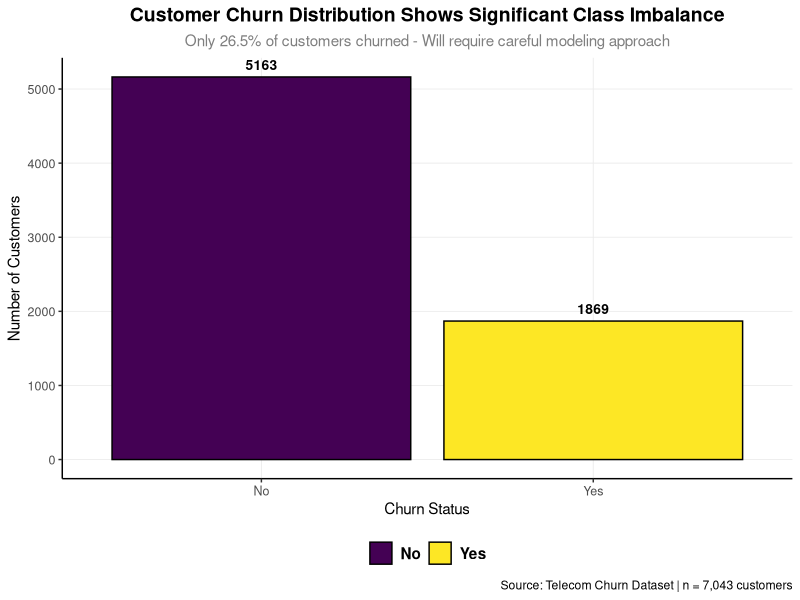
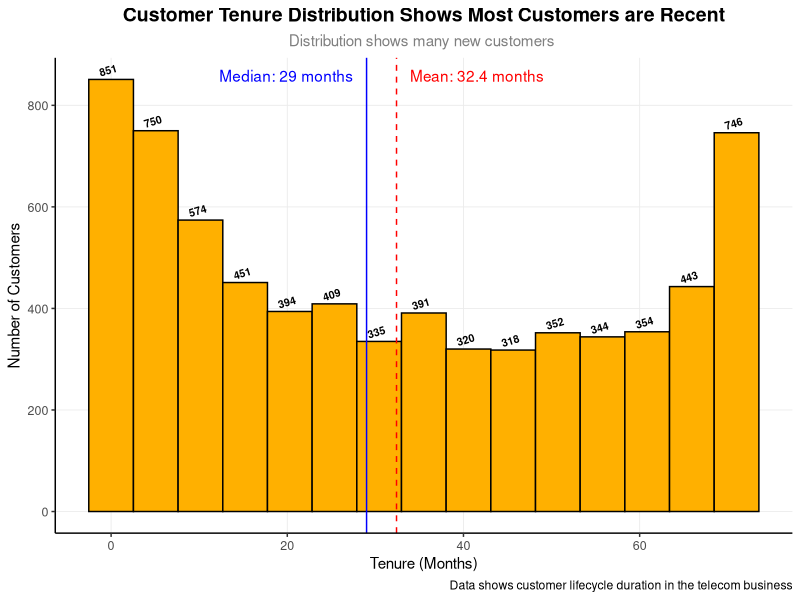
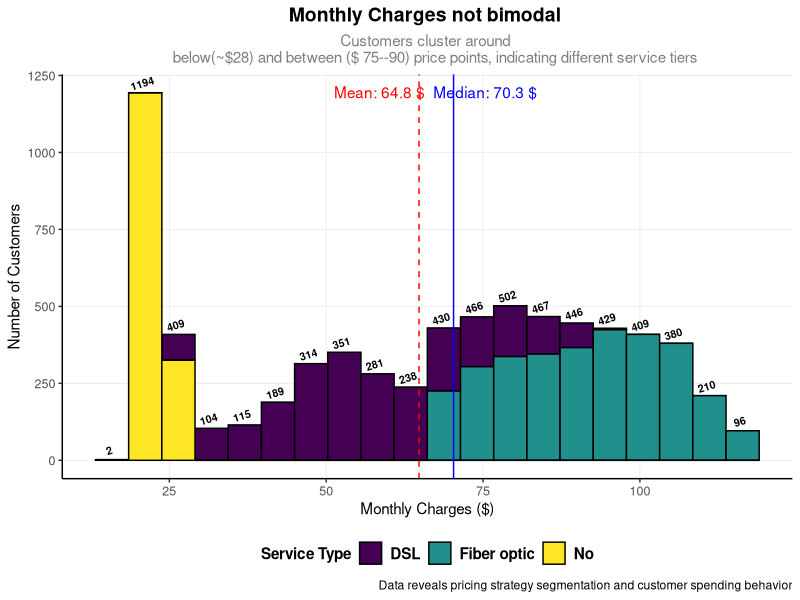
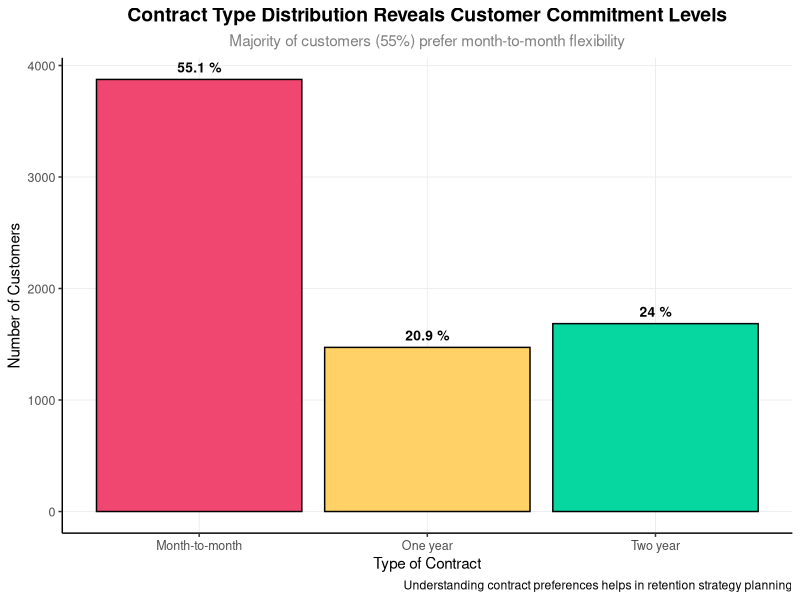

Recreate these plots in R, in order. (Note: this script raises an error after producing the figures.)
# Set consistent theme for ALL plots
library(tidyverse)
library(ggplot2)
library(viridis)
library(patchwork)# For arranging multiple plots
library(here)
cleaned_data <- read.csv(here("data/processed" , "clean_data.csv"))
# Custom theme for publication quality
theme_custom <- theme_classic() +
  theme(
    text = element_text(family = "sans", color = "black"  ,  size = 11),
    plot.title = element_text(size = 14, face = "bold", hjust = 0.5),
    plot.subtitle = element_text(size = 11, color = "gray50", hjust = 0.5),
    axis.title = element_text(size = 11, face = "plain"),
    axis.text = element_text(size = 9 , color = "grey30"),
    legend.position = "bottom" , 
    legend.title = element_text(face = "bold"),
    legend.text = element_text(face = "bold" ,size = 11),
    legend.background = element_rect(fill = "white" , color = NA) , 
    panel.grid.major = element_line(color = "grey92" , linewidth = 0.3),
    panel.grid.minor = element_blank()
  )


# 1. CHURN DISTRIBUTION - Global churn rate
plot_1 <- cleaned_data %>%
  mutate(churn_label = ifelse(churn == 1, "Yes", "No")) %>%
  ggplot(aes(x = churn_label , fill = churn_label)) +
  geom_bar( color = "black") +
  geom_text(stat = 'count', aes(label = after_stat(count) ), 
            vjust = -0.7, size = 3.5  , 
            , fontface = "bold") +
  labs(
    title = "Customer Churn Distribution Shows Significant Class Imbalance",
    subtitle = "Only 26.5% of customers churned - Will require careful modeling approach",
    x = "Churn Status",
    y = "Number of Customers",
    fill = NULL, 
    caption = "Source: Telecom Churn Dataset | n = 7,043 customers"
  ) +
  scale_fill_viridis_d() +
  theme_custom
ggsave("CHURN_DISTRIBUTION.png" , 
        plot = plot_1,
        width = 16, height = 9, units = "in")

# plot2
 mean_value <-  round(mean(cleaned_data$tenure) , 1)
median_value <- round(median(cleaned_data$tenure) , 1)
label_1 <-  paste0("Mean: " , mean_value ," months")
label_2 <-  paste0("Median: " , median_value ," months")
plot_2 <- ggplot(data = cleaned_data ,  aes(x = tenure)) +
  geom_histogram(color = "black" , fill = "#FFB000" , bins = 15 ) +
  geom_text(stat = "bin" , aes(label = after_stat(count)) , 
            vjust = -0.7 , size = 2.7 , 
            fontface = "bold" , 
            angle = 17 , 
            bins = 15) +
   labs(
    title = "Customer Tenure Distribution Shows Most Customers are Recent",
    subtitle = "Distribution shows many new customers ",
    y = "Number of Customers",
    x = "Tenure (Months)",
    fill = NULL, 
    caption = "Data shows customer lifecycle duration in the telecom business"
  ) +
   geom_vline(xintercept = mean_value, color = "red", linetype = "dashed") +
   geom_vline(xintercept = median_value, color = "blue") +
   annotate("text", x = mean_value, y = Inf, label = label_1, 
            vjust = 2, hjust = -0.1, color = "red") +
   annotate("text", x = median_value, y = Inf, label = label_2 , 
            vjust = 2, hjust = 1.1, color = "blue") +
   theme_custom
ggsave("tenure_distribution.png" , 
       plot = plot_2 , 
       width = 16, height = 9, units = "in"
       )


# plot3
mean_monthly <-  round(mean(cleaned_data$monthly_charges) , 1)
median_monthly <- round(median(cleaned_data$monthly_charges) , 1)
label_1 <-  paste0("Mean: " , mean_monthly ," $")
label_2 <-  paste0("Median: " , median_monthly ," $")
plot_3 <- ggplot(data = cleaned_data ,  aes(x = monthly_charges)) +
  geom_histogram(color = "black"  , bins = 20 , 
                 aes(fill = internet_service)) +
  geom_text(stat = "bin" , aes(label = after_stat(count)) , 
            vjust = -0.7 , size = 2.7 , 
            fontface = "bold" , 
            angle = 17 , 
            bins = 20) +
  labs(
    title = "Monthly Charges not bimodal ",
    subtitle = "Customers cluster around 
    below(~$28) and between ($ 75--90) price points, indicating different service tiers",
    y = "Number of Customers",
    x = "Monthly Charges ($)",
    fill = "Service Type",
    caption = "Data reveals pricing strategy segmentation and customer spending behavior"
  ) +
  geom_vline(xintercept = mean_monthly, color = "red", linetype = "dashed") +
  geom_vline(xintercept = median_monthly, color = "blue") +
  annotate("text", x = mean_monthly -15, y = Inf, label = label_1, 
           vjust = 2, hjust = -0.1, color = "red") +
  annotate("text", x = median_monthly +15, y = Inf, label = label_2 , 
           vjust = 2, hjust = 1.1, color = "blue") +
  scale_fill_viridis_d() +
  theme_custom


ggsave("monthly_charges_distribution.png" , 
       plot = plot_3 , 
       width = 16, height = 9, units = "in")
# Check if bimodal
bimodal_check <- cleaned_data %>%
  summarise(
    low_tier = sum(monthly_charges < 50) / n() * 100,
    high_tier = sum(monthly_charges >= 50) / n() * 100,
    is_bimodal = abs(mean_monthly - median_monthly) > 10  
  )
bimodal_check
# plot_4 

plot_4 <- ggplot(data = cleaned_data ,  aes(x = contract)) +
  geom_bar(color = "black"  , 
                 aes(fill = contract ) , show.legend = FALSE) +
  geom_text(stat = "count" , 
            aes(label =paste(round(after_stat(count)/sum(after_stat(count)) *100 , 1) , "%")) , 
            vjust = -0.7 , size = 3.5 , 
            fontface = "bold"  ) +
  labs(
    title = "Contract Type Distribution Reveals Customer Commitment Levels",
    subtitle = "Majority of customers (55%) prefer month-to-month flexibility",
    y = "Number of Customers",
    x = "Type of Contract",
    fill = NULL,
    caption = "Understanding contract preferences helps in retention strategy planning"
  ) +
  scale_fill_manual(values = c("Month-to-month" = "#EF476F", 
                               "One year" = "#FFD166",         
                               "Two year" = "#06D6A0")) +
  theme_custom




ggsave("contract_distribution.png" , 
       plot = plot_4 , 
       width = 16, height = 9, units = "in")


# plot_5 
plot_data <-  cleaned_data |> 
  count(contract , churn) |> 
  group_by(contract) |> 
  mutate(prop = n/sum(n)) |> ungroup()
plot_5 <- ggplot(plot_data , aes(x= contract , y = prop,  fill = factor(churn)) )+
  geom_col(color = "black" , position = "fill") +
  geom_text(aes(label = percent(prop, accuracy = 1)), 
               position = position_fill(vjust = 0.5), 
               color = "white",                       
               fontface = "bold") +
  labs(
    title = "Month-to-Month Contracts Have Significantly Higher Churn Risk",
    subtitle = "Churn rate is 43% for month-to-month vs only 3% for two-year contracts",
    y = "Proportion of Customers",
    x = "Contract Type",
    fill = "Churn",
    caption = "Long-term contracts reduce churn by 4× - crucial for retention strategy"
  ) +
  scale_y_continuous(labels = percent) +
  scale_fill_discrete(labels = c("No", "Yes")) +
  theme_custom
 

ggsave("bivar_contract_vs_churn_01.png" , 
       plot = plot_5, 
       width = 16, height = 9, units = "in")
